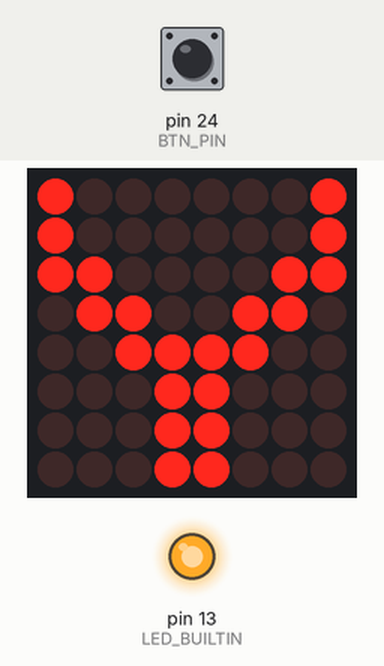
A sketch run on a simulated Arduino Mega 2560, built with avr-gcc and run on an emulated ATmega2560. Shown: 8×8 LED matrix, output pins drawn as LEDs (lit = HIGH). Dashed ring = blinking. Inputs (shaded band) come from the test bench; at power-on: pin 24 (BTN_PIN) LOW. Random numbers use the default seed unless the sketch sets one.

Above: at 1.27 s.
1.3 s: pin 24 (BTN_PIN) pulled HIGH for 3.2 s
At 4.56 s:
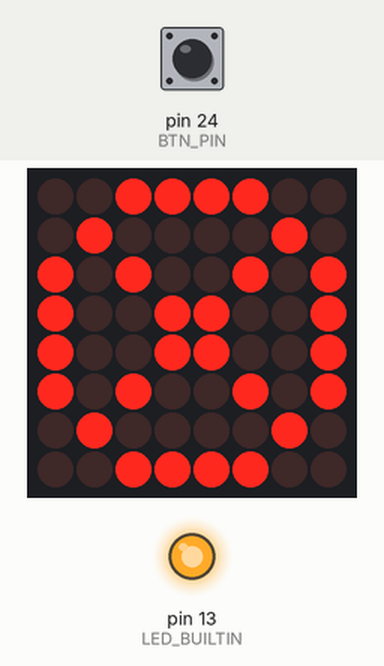
6.5 s: pin 24 (BTN_PIN) pulsed HIGH 2 times (0.12 s each, 0.3 s apart)
At 6.79 s:
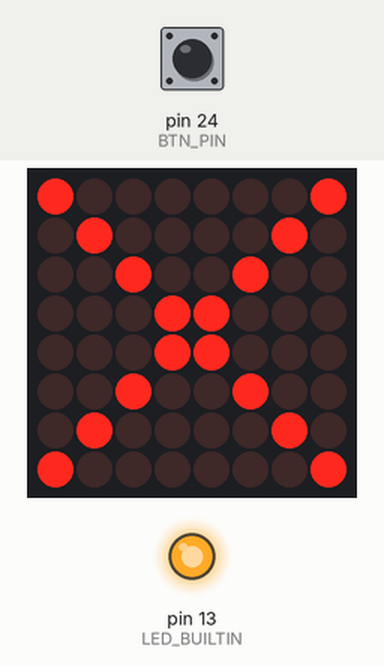
8.6 s: pin 24 (BTN_PIN) pulsed HIGH 2 times (0.12 s each, 0.3 s apart)
At 8.83 s:
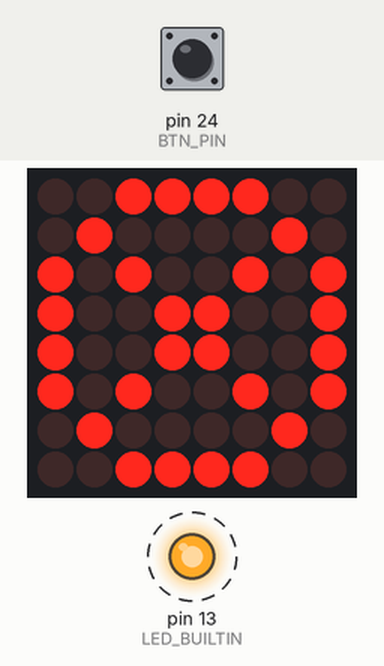
Timing chart, 0 to 11.6 s (numbered marks = the images above; inputs shaded):
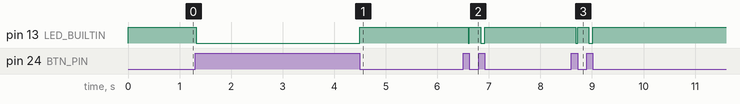

The sketch:

Button.ino
```cpp
/*****************************************************
 * Button.ino
 * 目的:
 *  測試按鈕開關模組輸入功能
 * 方法:
 *  按鈕開關模組 + 8*8矩陣LED
 * 步驟:
 *  按住按鈕開關
 * 結果:
 * 1. 觀察控制板上的LED是否亮起
 * 2. 觀察8*8矩陣LED上是否隨機顯示剪刀/石頭/布的圖案
*****************************************************/

#include <LedControl.h> //掛載矩陣LED標頭檔

#define BTN_PIN 24      //定義按鈕開關輸入腳位連接至24腳
#define DIN_PIN 42      //定義矩陣LED_DIN腳位連接至42腳
#define CS_PIN  44      //定義矩陣LED_CS 腳位連接至44腳
#define CLK_PIN 46      //定義矩陣LED_CLK腳位連接至46腳

const uint64_t IMAGES[] =
{
  0x1818183c66c38181,   //矩陣LED剪刀圖形
  0x3c42a59999a5423c,   //矩陣LED石頭圖形
  0x8142241818244281    //矩陣LED布圖形
};

//宣告矩陣LED物件
LedControl display = LedControl(DIN_PIN, CLK_PIN, CS_PIN);


/************************* 初始設定 *********************/
void setup()
{
  pinMode(LED_BUILTIN, OUTPUT); //設定LED_BUILTIN為輸出接腳
  pinMode(BTN_PIN,INPUT);       //設定BTN_PIN為輸入接腳
  display.clearDisplay(0);      //矩陣LED畫面清除
  display.shutdown(0, false);
  display.setIntensity(0, 5);   //設定矩陣LED亮度
}

/************************* 主程式 ***********************/
void loop()
{
  //讀取BTN_PIN輸入值
  int value = digitalRead(BTN_PIN);

  if (value == HIGH)
  {                                     //偵測到按鈕放開
      digitalWrite(LED_BUILTIN, LOW);   //板上LED燈熄滅
  }
  else
  {                                     //偵測到按鈕壓下
      digitalWrite(LED_BUILTIN, HIGH);  //板上LED燈亮起

      //隨機顯示剪刀/石頭/布
      long radnum = random(300);
      if (radnum < 100)
        displayImage(IMAGES[0]);
      else if (100 < radnum && radnum < 200)
        displayImage(IMAGES[1]);
      else
        displayImage(IMAGES[2]);
      delay(100);
  }
}

/*********** 矩陣LED顯示函數 ****************************/
void displayImage(uint64_t image) {
  for (int i = 0; i < 8; i++) {
    byte row = (image >> i * 8) & 0xFF;
    for (int j = 0; j < 8; j++) {
      display.setLed(0, i, j, bitRead(row, j));
    }
  }
}
```

Measured:
- after the input at 1.3 s, pin 13 (LED_BUILTIN): HIGH → LOW at once, → HIGH 3.2 s later
- after the input at 6.5 s, pin 13 (LED_BUILTIN): HIGH → LOW after 0.10 s, → HIGH 0.02 s later, → LOW 0.22 s later, → HIGH 0.08 s later
- after the input at 8.6 s, pin 13 (LED_BUILTIN): alternates HIGH for 0.22 s and LOW for 0.06 s, 4 changes in all, then stays HIGH, starting after 0.09 s
